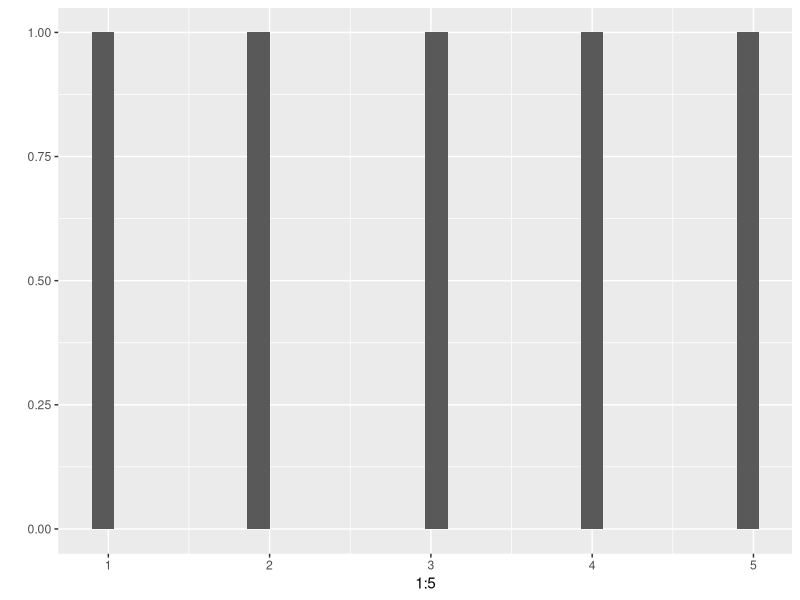
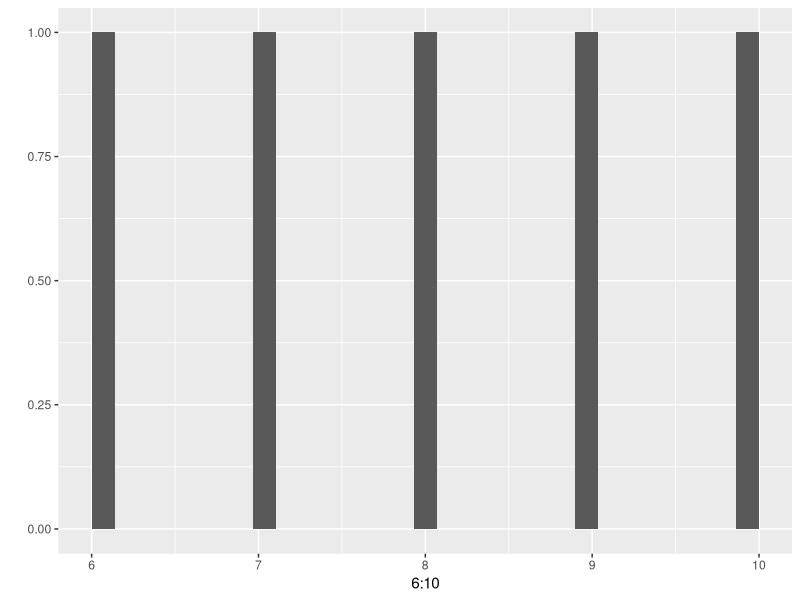
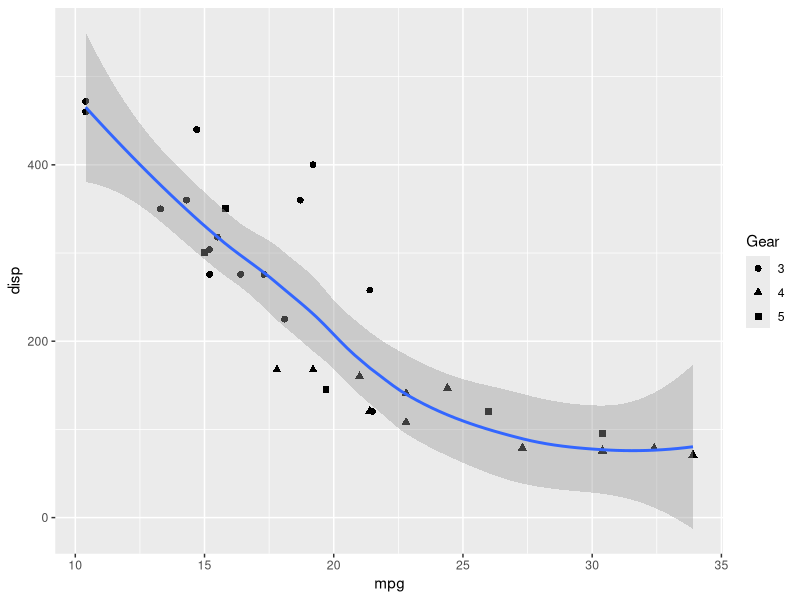
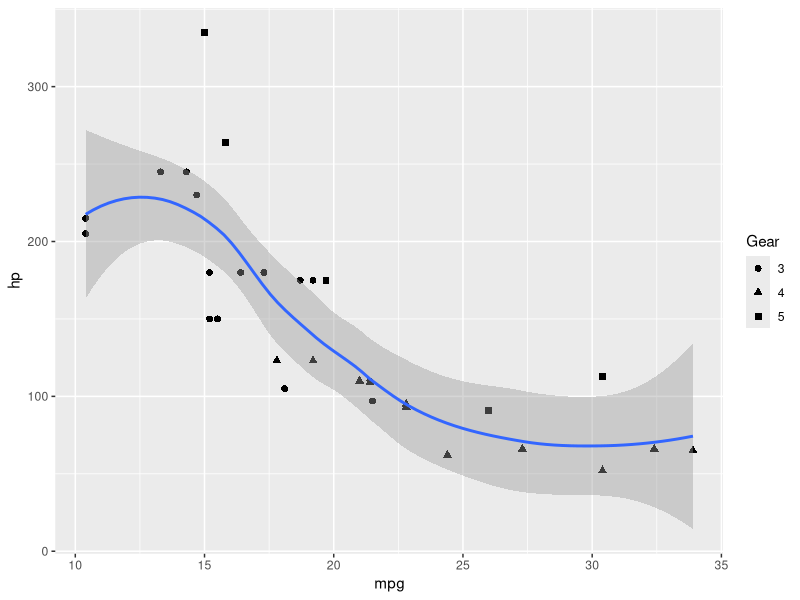
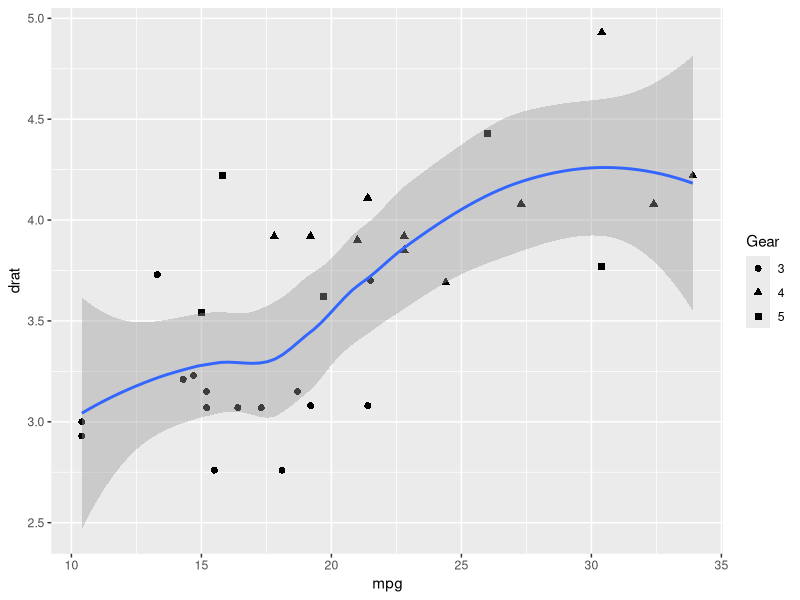
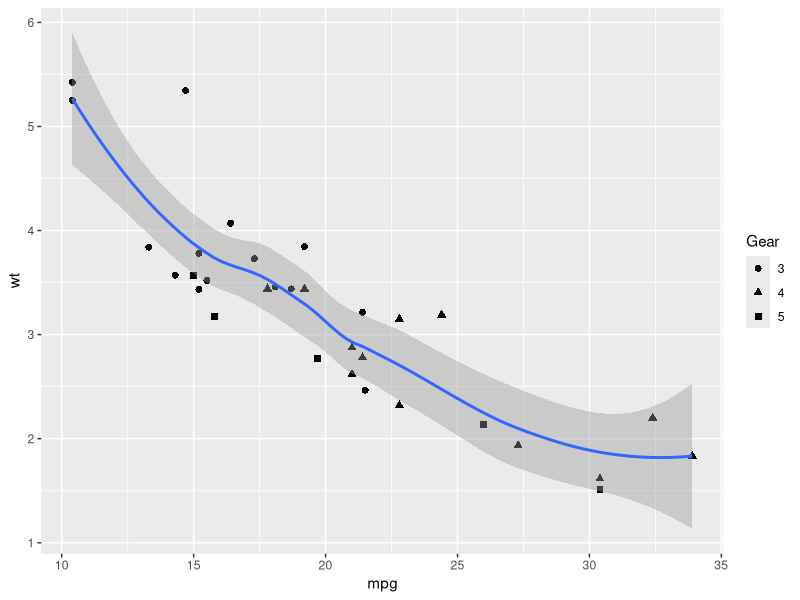
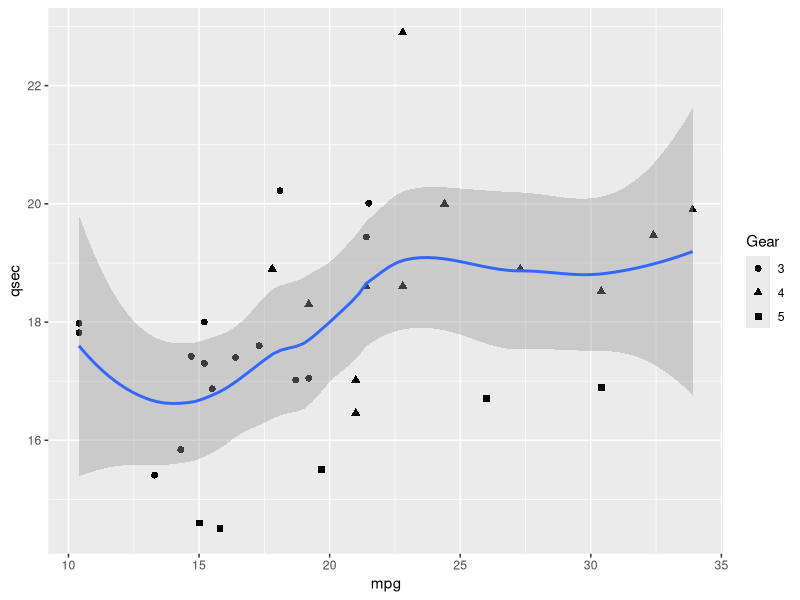

Here is the R script that generated these plots, in order:
## ---- chunk 1

## Live in tidyverse.
library(tidyverse)

## we need this library to make mtcars a tibble.
library(dplyr)

## we need this library as it is not part of tidyverse.
library(knitr) 
opts_knit$set(eval.after = "fig.cap")

## ---- chunk 2
## Clear any previous data.
rm(list = ls())

## data for plotting
mtcars <- mtcars %>%
    rownames_to_column("cars") %>%
    mutate(make = sub("\\s.*", "", cars)
         , model = sub("^.*\\s", "", cars)) %>%
    as_tibble()

## Plotting function
plot <- function(var){
    p <- mtcars %>%
        ggplot(aes_string("mpg", var)) +
        geom_point(aes(shape = factor(gear)), size = 2) +
        guides(shape = guide_legend(title = "Gear")) +
        geom_smooth()        
    return(p)
}

## Some variables to use for plotting.
interesting_vars <- c("disp", "hp", "drat", "wt", "qsec")
caps <- paste("Multiple plots from this chunk. Plotting", interesting_vars,".")
## ---- chunk 3
qplot(1:5)
qplot(6:10)
## ---- chunk 4


j <- sapply(interesting_vars, function(var)print(plot(var)))


## ---- chunk 5
sessionInfo()
